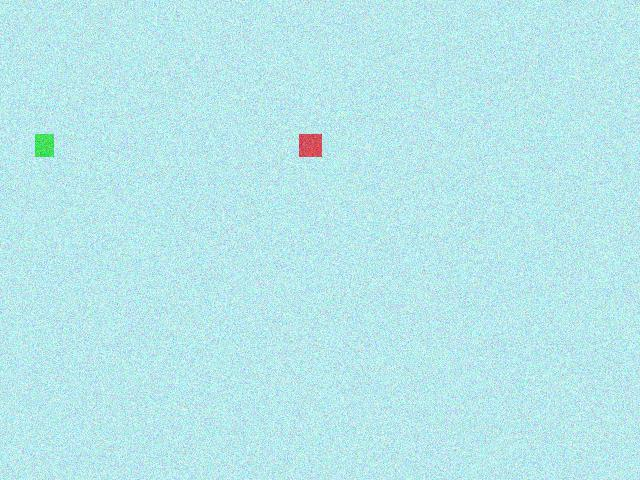
#> input picture lab15/buoy_simulation/frame_14.jpg, 640 x 480 px
$ jupyter execute detect_buoy_hsv.ipynb   (older library calls are emulated)
#> lines starting #> are read from the running program, lines starting #| are printed output that depends on the picture
# Detect Buoys using HSV

[cell 1]
import cv2
import numpy as np
import matplotlib.pyplot as plt

[cell 2]
frame_number = 14
img = cv2.imread(f'buoy_simulation/frame_{frame_number:02d}.jpg')
#> img is the input picture: shape (480, 640, 3); mean B, G, R 235.1, 231.3, 183.9

imhsv = cv2.cvtColor(img, cv2.COLOR_BGR2HSV)
#> imhsv: shape (480, 640, 3); mean H, S, V 92.3, 56.6, 236
imhsv = cv2.boxFilter(imhsv, -1, (5, 5))
#> imhsv: shape (480, 640, 3); mean H, S, V 92.3, 56.6, 236
plt.imshow(imhsv)
plt.show()

[cell 3]
filter_size = (10, 10)

hfilt = cv2.boxFilter(imhsv[:, :, 0], cv2.CV_32F, filter_size)
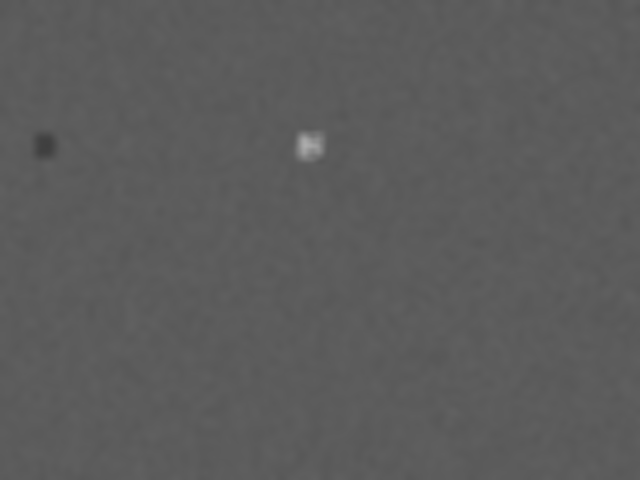
#> hfilt: shape (480, 640) float32; min 63.76, max 172.2, mean 92.3
sfilt = cv2.boxFilter(imhsv[:, :, 1], cv2.CV_32F, filter_size)
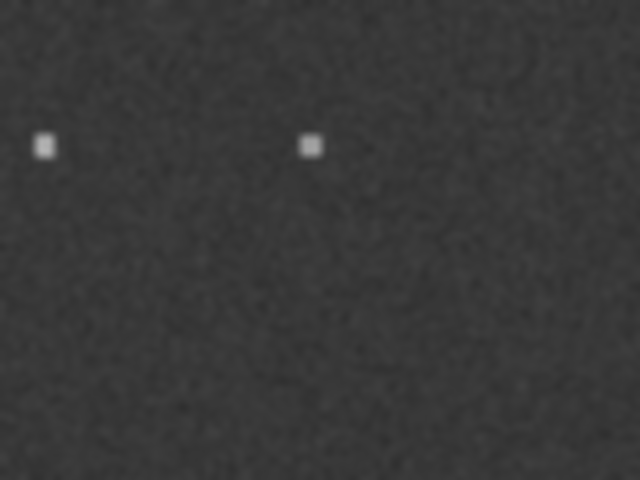
#> sfilt: shape (480, 640) float32; min 47.37, max 179.8, mean 56.6
vfilt = cv2.boxFilter(imhsv[:, :, 2], cv2.CV_32F, filter_size)
fig, ax = plt.subplots(1, 3, figsize=(15, 6))
ax[0].imshow(hfilt, cmap='hsv')
ax[1].imshow(sfilt, cmap='Blues')
ax[2].imshow(vfilt, cmap='Greys')
plt.show()
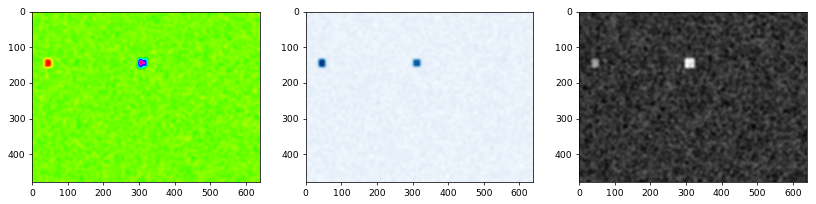
#> figure drawn by matplotlib, 3 panels

$ run again, with lab15/buoy_simulation/frame_03.jpg copied over lab15/buoy_simulation/frame_14.jpg
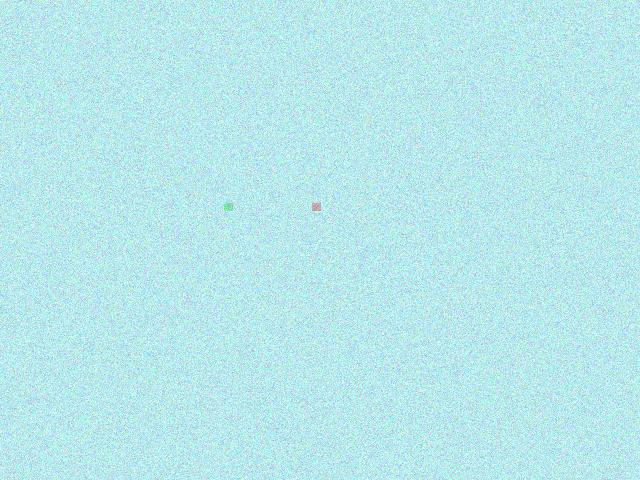
#> input picture lab15/buoy_simulation/frame_03.jpg, 640 x 480 px
#> img is the input picture: shape (480, 640, 3); mean B, G, R 235.5, 231.6, 184
#> `sfilt = cv2.boxFilter(imhsv[:, :, 1], cv2.CV_32F, filter_size)`:
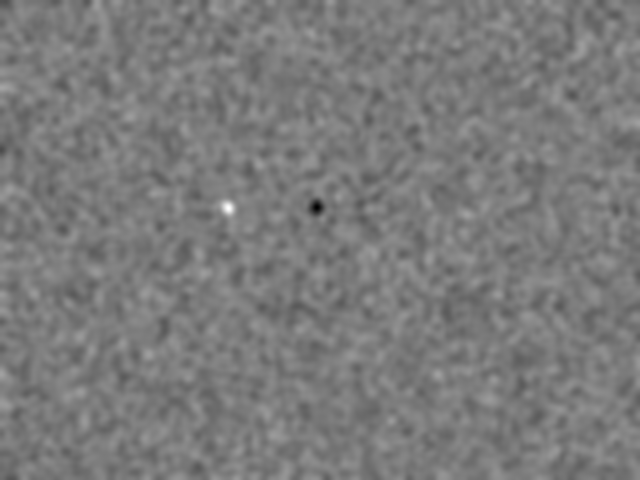
#> sfilt: shape (480, 640) float32; min 29.75, max 84.73, mean 56.3; drawn with min black and max white
#> `plt.show()`:
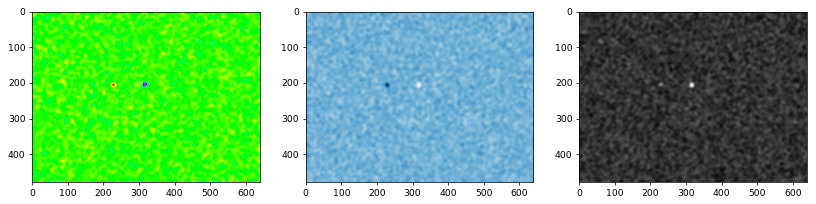
#> figure drawn by matplotlib, 3 panels

$ run again, with lab15/buoy_simulation/frame_04.jpg copied over lab15/buoy_simulation/frame_14.jpg
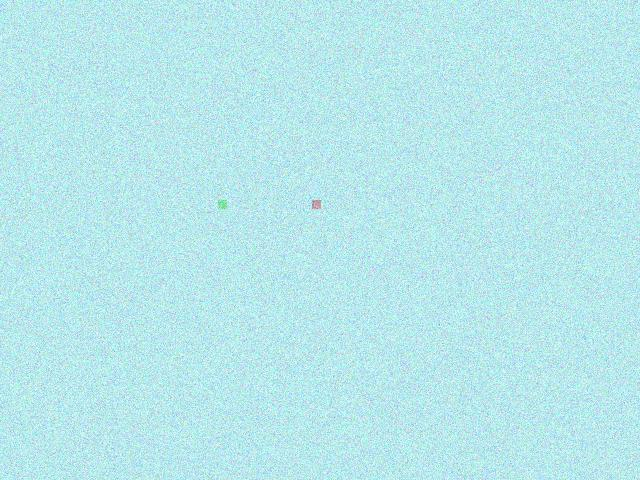
#> input picture lab15/buoy_simulation/frame_04.jpg, 640 x 480 px
#> img is the input picture: shape (480, 640, 3); mean B, G, R 235.5, 231.6, 184
#> `sfilt = cv2.boxFilter(imhsv[:, :, 1], cv2.CV_32F, filter_size)`:
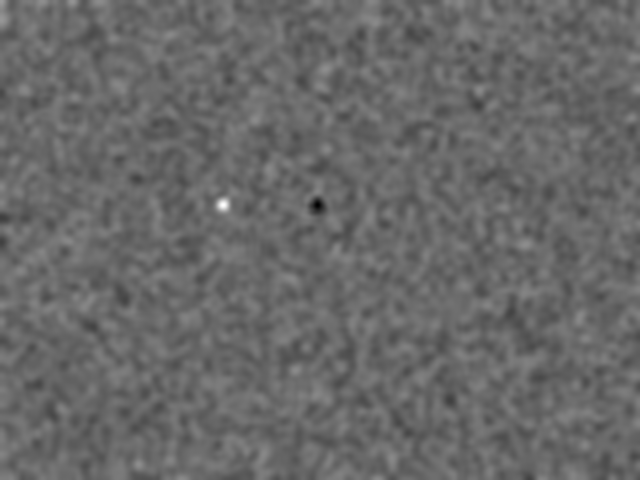
#> sfilt: shape (480, 640) float32; min 33.72, max 88.81, mean 56.4; drawn with min black and max white
#> `plt.show()`:
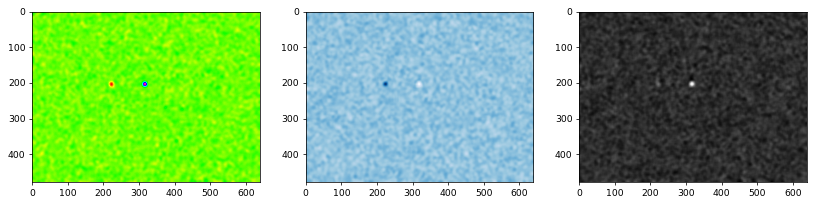
#> figure drawn by matplotlib, 3 panels
